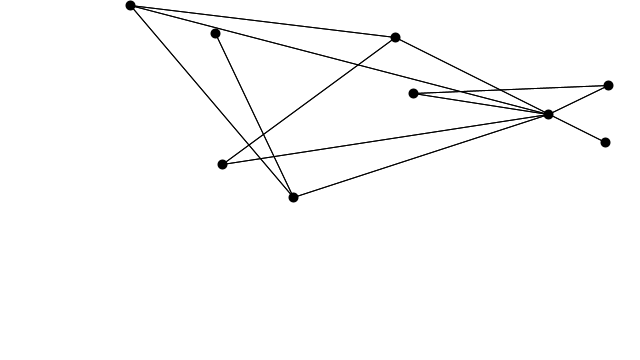
Frame 1 (no input)
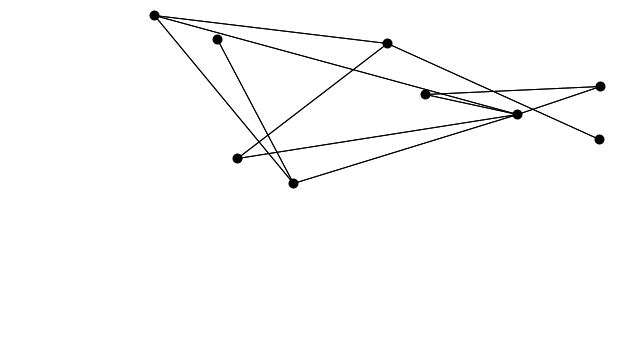
Frame 2 (the mouse pressed at the canvas centre, redrawn once)

The Processing sketch that drew these frames (run headless with seeded random() and noise(); the mouse was pressed at the canvas centre and the sketch redrawn once):

// Processing sketch: forcegraph1
// ── forcegraph1.pde
import java.util.Map;
import java.util.Iterator;

int [][] graph;
HashMap<Integer, PVector> posDict;
int i=0;
boolean animate = false;

void setup(){
  
 size(640, 360);
 background(255);
 frameRate(200);
 stroke(0); 
 noLoop();
 int listEdges [][] = {{0,1},{0,2},{1,2},{2,3},{3,4},{3,5},{2,5},{2,6},{6,7},{7,8},{5,7}};
 graph = getHardCodedGraph(9,listEdges);
 //graph = getCloud(10);
// graph = getPolygon(5);
 posDict = randomPositions(graph.length);
}


void draw(){
 background(255); 
 int n= graph.length;
   print("\n\n ITERATION "+i+"\n\n");
   i++;
   HashMap<Integer, PVector> dispF = calculateDisp(posDict, graph);
   drawGraph(posDict,graph);
   posDict = updatePos(posDict, dispF, n);
}

PVector clipVectorToScreen(PVector cur){
    if (cur.y < 0){  cur.y = 0; }
    if (cur.x < 0){   cur.x = 0; }
    if (cur.y > height) {   cur.y = height; }
    if (cur.x > width) {  cur.x = width; }
    return cur;
}

HashMap<Integer,PVector> updatePos(HashMap<Integer, PVector> posDict, HashMap<Integer, PVector> dispF, int n){
  float delta= 0.1;
  for (int i=0; i<n; i++){
    PVector cur= posDict.get(i);
    PVector disp= dispF.get(i);
    disp.mult(delta);
    cur.add(disp);
    
    // clip to screen
    cur = clipVectorToScreen(cur);
    
    posDict.put(i,cur);
  }
  
  return posDict;
  
}

HashMap<Integer, PVector> calculateDisp(HashMap<Integer, PVector> posDict, int[][] graph){
  
  HashMap<Integer, PVector> dispF= new HashMap<Integer, PVector>();
  for(int i=0; i<graph.length; i++){
    PVector cur= new PVector();
    for(int j= 0; j<graph.length; j++){
      if (i==j){
        continue;
      }
      if(graph[i][j]==0){
        cur.add(repF(posDict.get(i),posDict.get(j)));
      } else {
        cur.add(sprF(posDict.get(i),posDict.get(j)));
      }
    }
    dispF.put(i, cur);
  }
  
//  print("\nDISP-F\n");
//  for (int i=0;i<graph.length;i++){
//
//            PVector pos = dispF.get(i);
//            System.out.println(i + ": " + pos.x + "," + pos.y);  
//} 
  
  return dispF;
}

PVector repF(PVector u, PVector v){
  int c = 10000;
  PVector utoV = PVector.sub(u,v); // this is working, but shouldn't it be sub(v,u)?
  float mag_sq = utoV.magSq();
  if (mag_sq == 0){
    throw new IllegalArgumentException("u and v are equal");
  }
  utoV.normalize();
  utoV.mult(c/mag_sq);
  
  
  return utoV;
}

PVector repFquick(PVector u, PVector v){
  int l=20;
  PVector utoV = PVector.sub(v,u);
  float mag = utoV.mag();
  if (mag == 0){
    print("u and v: "+u+","+v);
    throw new IllegalArgumentException("u and v are equal");
  }
  print("\nmag: "+mag);
  utoV.mult(l*l/mag);
  print("\nresult: "+utoV);
  return utoV;
  
}

PVector sprF(PVector u, PVector v){
 int c= 50;
 int l= 50;

 PVector utoV = PVector.sub(v,u);

 float mag= c*log(utoV.mag()/l);
 
 utoV.normalize();

 utoV.mult(mag);
 return utoV;
 
} 

void drawGraph(HashMap<Integer, PVector> posDict, int [] [] graph){
  strokeWeight(10);

  for (int i=0;i<graph.length;i++){
    strokeWeight(10);
    point(posDict.get(i).x,posDict.get(i).y); // draw point for every vertex
    
    strokeWeight(1);
    for (int j=0; j<graph[i].length; j++){
      if (graph[i][j] != graph[j][i]){
        throw new IllegalArgumentException("Invalid adjacency matrix: need graph(i,j)=graph(j,i)");
      }
      
      if (graph[i][j] == 1){
        line(posDict.get(i).x, posDict.get(i).y, posDict.get(j).x, posDict.get(j).y);
        // draw line for every edge
      }  
    }
  }

}

HashMap<Integer,PVector> randomPositions(int n){
  
  HashMap<Integer, PVector> posDict = new HashMap<Integer,PVector>();
  for (int i=0; i<n; i++){
    
    float x = random(width);
    float y = random(height);
    posDict.put(i, new PVector(x,y));
  }
  
  return posDict;
}

int[][] getCloud(int n){
  int [] [] adjMat= new int[n][n];
  for (int i=0;i<n;i++){
    for (int j=0; j<n; j++){
      adjMat[i][j] = 0;
    }
  }
  return adjMat;
}

int[][] getPolygon(int n){
  int [] [] adjMat= new int[n][n];
  
  for (int i=0;i<n;i++){
    for (int j=0; j<n; j++){
      adjMat[i][j] = 1;
    }
  }
  
  return adjMat;
  
}

int[][] getHardCodedGraph(int n, int[][] listEdges){
  int [] [] adjMat= new int[n][n];
  
  for (int i=0; i<listEdges.length; i++){
    int vi = listEdges[i][0];
    int vj = listEdges[i][1];
    adjMat[vi][vj] = 1;
    adjMat[vj][vi] = 1;
  }
  
  return adjMat;
}


void keyPressed() {
  if (key == ENTER) {
    redraw();
  }
}

void mousePressed() {
  animate = !animate;
  if (animate){
    loop();
  } else {
    noLoop();
  }
}
